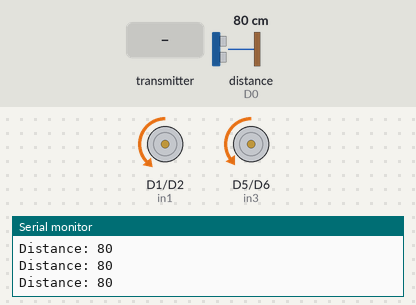
The sketch below on a simulated ESP8266 (NodeMCU). Shown: motor-driver pin pairs drawn as motors (green arrow = first pin HIGH = forward, orange = second pin HIGH = backward, longer = more drive), the last lines printed to the serial monitor. Inputs (shaded band) come from the test bench; at power-on: distance to the obstacle (sensor on D0) 80 cm. The echo pulse lasts 58.3 µs per cm.

Above: at 1.2 s.
1.3 s: distance to the obstacle (sensor on D0) set to 18 cm
At 2.5 s:
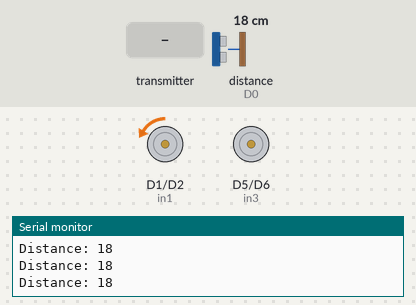
2.8 s: the transmitter starts sending car_speed = 256
At 3.5 s:
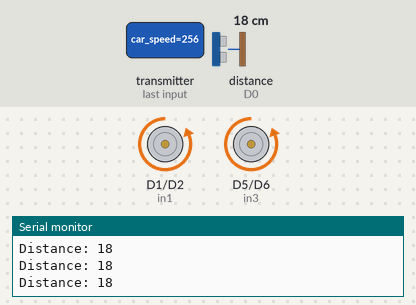
4.3 s: the transmitter starts sending safe_distance = 256
At 4.8 s:
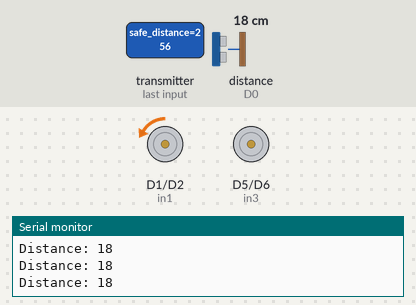
5.8 s: the transmitter starts sending safe_distance = 0
At 6.9 s:
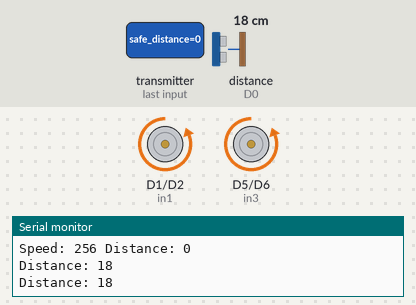
8.8 s: distance to the obstacle (sensor on D0) set to 2 cm
At 9.8 s:
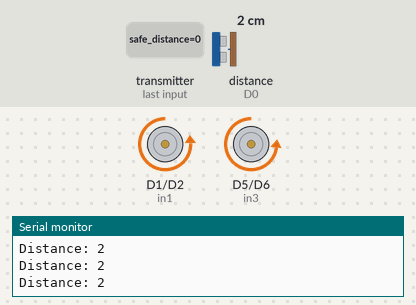
10.3 s: the transmitter starts sending car_speed = 0
At 11.4 s:
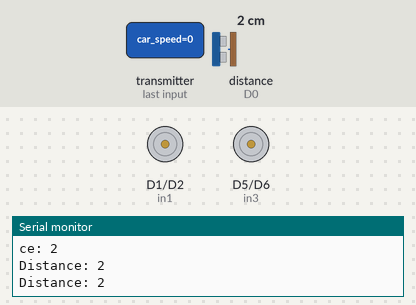
Timing chart, 0 to 12.8 s (numbered marks = the images above; inputs shaded):
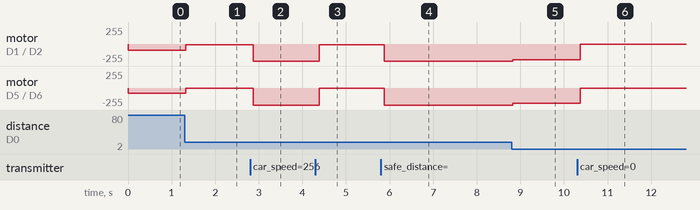

The sketch:

car.ino
```cpp
#include <Arduino.h>
#include <esp8266wifi.h>
#include <espnow.h>
#include <Ultrasonic.h>
#define in1 D1 // GPIO5
#define in2 D2 // GPIO4
#define in3 D5 // GPIO14
#define in4 D6 // GPIO12
int speed = 80;
int distance = 20;
//--------------------------------------------------
#define trig D7 // GPIO13
#define echo D0 // GPIO16

Ultrasonic ultrasonic(trig, echo);
//--------------------------------------------------
void forward(int);
void drive(int);
struct msg
{
  int car_speed;
  int safe_distance;
} msg_received;

void onDataReceived(uint8_t *mac, uint8_t *data, uint8_t len)
{
  // copy received data to msg_received structure
  memcpy(&msg_received, data, sizeof(msg_received));
  Serial.print("Speed: ");
  Serial.print(msg_received.car_speed);
  Serial.print(" Distance: ");
  Serial.println(msg_received.safe_distance);
  speed = msg_received.car_speed;
  distance = msg_received.safe_distance;
}

void setup()
{

  pinMode(in1, OUTPUT);
  pinMode(in2, OUTPUT);
  pinMode(in3, OUTPUT);
  pinMode(in4, OUTPUT);
  analogWriteRange(255);
  analogWriteFreq(300);
  Serial.begin(9600);
  WiFi.mode(WIFI_STA);
  if (esp_now_init() != 0)
  {
    Serial.println("Error initializing ESP-NOW");
    return;
  }

  esp_now_register_recv_cb(onDataReceived);
}

void loop()
{
  int dist_now = ultrasonic.read(CM);
  Serial.print("Distance: ");
  Serial.println(dist_now);

  drive(dist_now);
}

//-------------------------functions---------------------------

void forward(int speed)
{

  analogWrite(in2, speed+10);
  digitalWrite(in1, LOW);
  analogWrite(in4, speed);
  digitalWrite(in3, LOW);
}

void drive(int dist)
{
  // full speed
  if (dist > distance + 10)
  {
    forward(speed);
  }
  // full speed - 10
  else if (dist < distance + 10 && dist > distance)
  {
    forward(speed - 30);
  }
  // speed = 0 >>>> stop
  else
  {
    forward(0);
  }
}
```

Measured:
- after the input at 1.3 s, motor on D1 (in1) / D2 (in2): backward 90/255 → backward 10/255 at once; motor on D5 (in3) / D6 (in4): backward 80/255 → stopped at once
- after the input at 2.8 s, motor on D1 (in1) / D2 (in2): backward 10/255 → backward 255/255 after 0.08 s; motor on D5 (in3) / D6 (in4): stopped → backward 255/255 after 0.08 s
- after the input at 4.3 s, motor on D1 (in1) / D2 (in2): backward 255/255 → backward 10/255 after 0.08 s; motor on D5 (in3) / D6 (in4): backward 255/255 → stopped after 0.08 s
- after the input at 5.8 s, motor on D1 (in1) / D2 (in2): backward 10/255 → backward 255/255 after 0.08 s; motor on D5 (in3) / D6 (in4): stopped → backward 255/255 after 0.08 s
- after the input at 8.8 s, motor on D1 (in1) / D2 (in2): backward 255/255 → backward 236/255 at once; motor on D5 (in3) / D6 (in4): backward 255/255 → backward 226/255 at once
- after the input at 10.3 s, motor on D1 (in1) / D2 (in2): backward 236/255 → stopped after 0.07 s; motor on D5 (in3) / D6 (in4): backward 226/255 → stopped after 0.07 s
